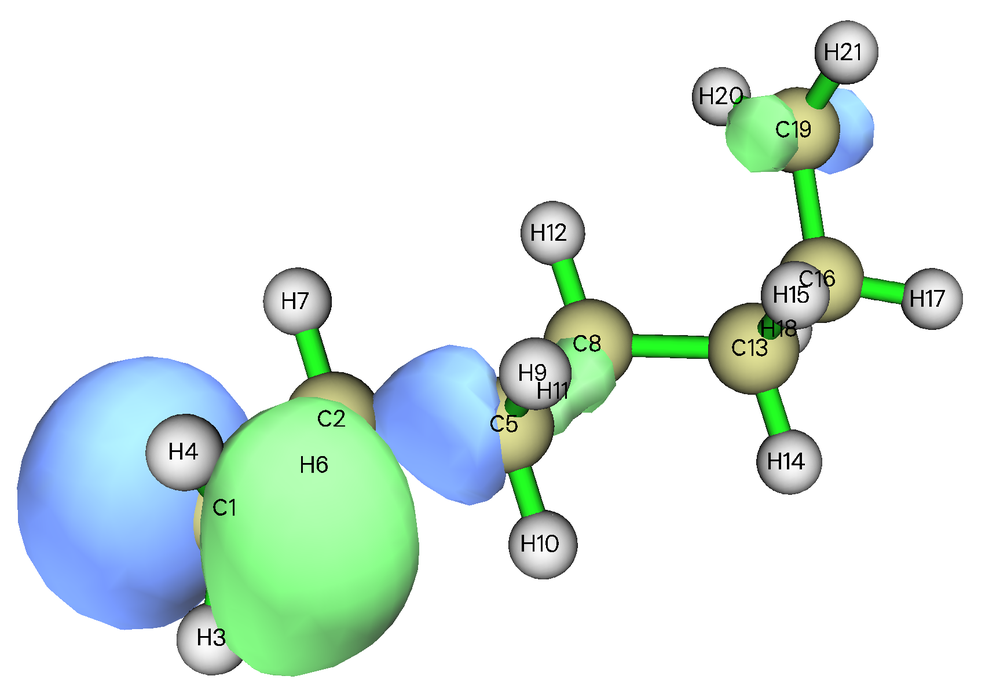
#> input picture exe07/task5/painting/000028.png, 1000 x 698 px, shrunk from 1727 x 1206 before the run
$ python exe7tak5.py
#> lines starting #> are read from the running program, lines starting #| are printed output that depends on the picture
import matplotlib as mpl
import matplotlib.pyplot as plt
import numpy as np

mpl.rcParams["font.sans-serif"] = ["SimHei"]
mpl.rcParams["axes.unicode_minus"] = False

outfile1 = plt.imread("000028.png")
#> outfile1 is the input picture: shape (698, 1000, 3) float32; mean R, G, B 0.878, 0.931, 0.908
outfile2 = plt.imread("000029.png")
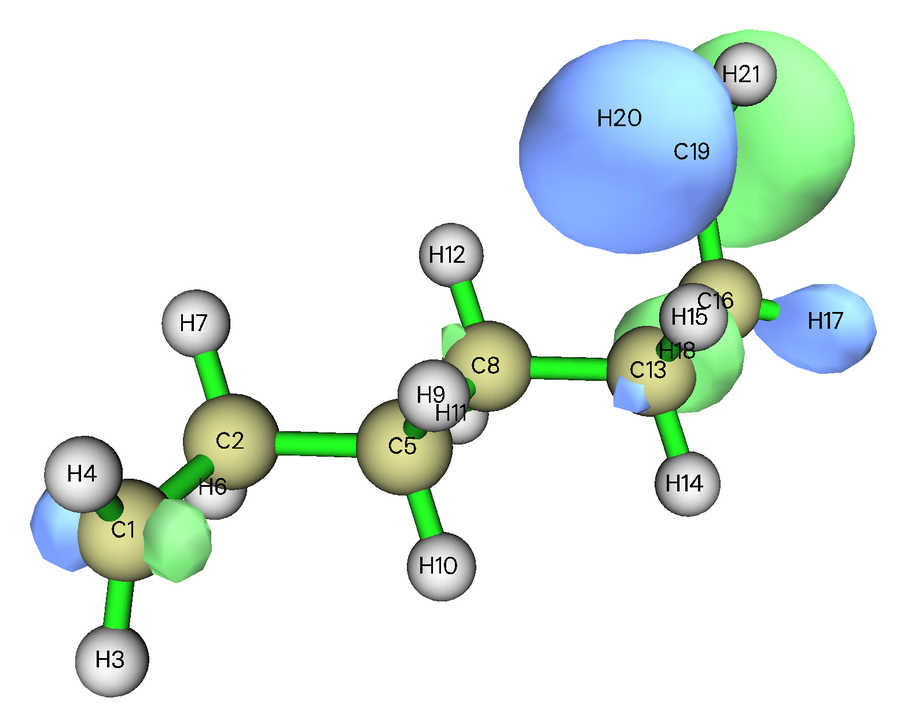
#> input picture exe07/task5/painting/000029.png, 900 x 727 px, shrunk from 1555 x 1256 before the run
#> outfile2 is the input picture: shape (727, 900, 3) float32; mean R, G, B 0.886, 0.927, 0.909

fig = plt.figure(dpi=120)

ax1 = fig.add_subplot(121)						# 绘制左边的子图
ax1.imshow(outfile1)
ax1.set_axis_off()
ax1.set_title("(a) SOMO1", y=-0.22)

ax2 = fig.add_subplot(122)						# 绘制右上角子图
ax2.imshow(outfile2)
ax2.set_axis_off()
ax2.set_title("(b) SOMO2", y=-0.11)

fig.suptitle("图7-5 闭壳层单重态下两个SOMOs的图像", y=0.16, va="top")

#plt.subplots_adjust()
plt.tight_layout(h_pad=0, w_pad=0)

plt.show()
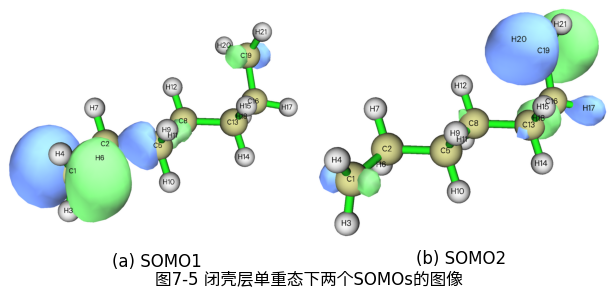
#> figure drawn by matplotlib, 2 panels
